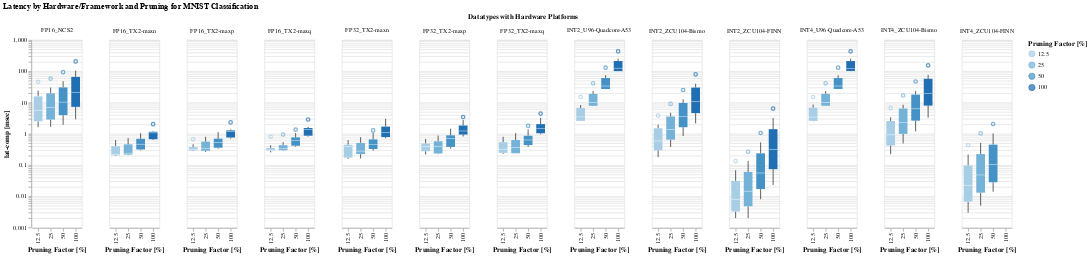

This figure's notebook cell:
### Code cell
#hide_input
%run scripts/altair_plots.py  #run the plot script if it wasn't previously run
boxplot(df = mnist_df, 
        xaxis = xaxis,
        x_title = x_title,
        yaxis="lat-comp", 
        y_title="lat-comp [msec]", 
        color_col = color_col, 
        color_title = color_title , 
        facet_column = facet_column , 
        facet_title = facet_title,
        title="Latency by Hardware/Framework and Pruning for MNIST Classification")

### Figure 1 — Vega-Lite specification as saved in the notebook (floating-point values rounded to 4 significant figures; data arrays with more than 128 entries replaced by an {"elided": "..."} marker saying what was removed)
{"config": {"view": {"continuousWidth": 400, "continuousHeight": 300}}, "data": {"name": "data-7a3838d8c2c31722b5bfc444648fc867"}, "facet": {"type": "nominal", "field": "datatype_model", "title": "Datatypes with Hardware Platforms"}, "spec": {"mark": "boxplot", "encoding": {"color": {"type": "ordinal", "field": "PruningFactor", "title": "Pruning Factor [%]"}, "x": {"type": "ordinal", "field": "PruningFactor", "title": "Pruning Factor [%]"}, "y": {"type": "quantitative", "field": "lat-comp", "scale": {"type": "log"}, "title": "lat-comp [msec]"}}, "selection": {"selector036": {"type": "interval", "bind": "scales", "encodings": ["x", "y"]}}}, "title": "Latency by Hardware/Framework and Pruning for MNIST Classification", "$schema": "https://vega.github.io/schema/vega-lite/v4.8.1.json", "datasets": {"data-7a3838d8c2c31722b5bfc444648fc867": {"elided": "406 records"}}}
